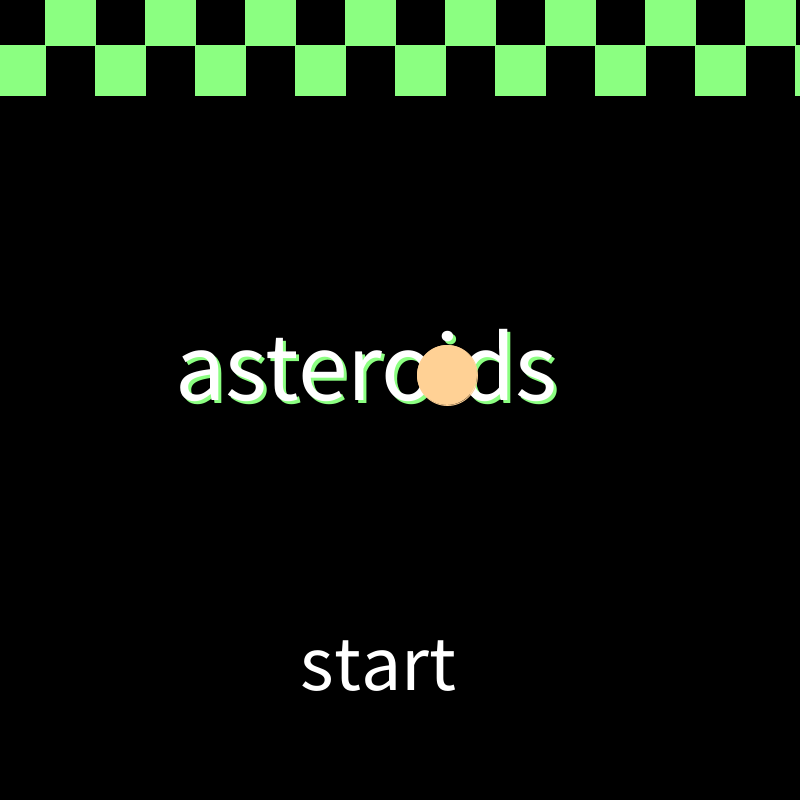
Frame 1 (no input)
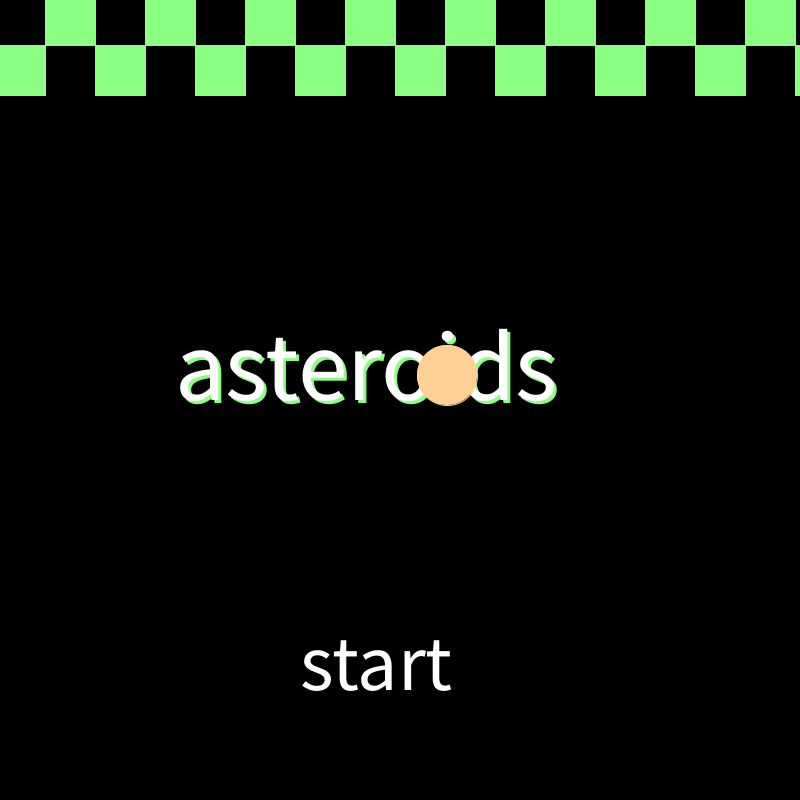
Frame 60 (the mouse pressed at the canvas centre just before this capture)
Frame 120 (the mouse held since frame 60 and released just before this capture): identical to frame 60, image omitted

The Processing sketch that drew these frames (run headless with seeded random() and noise(); from frame 60 on, the mouse is pressed at the canvas centre):

// Processing sketch: asteroids
// ── asteroids.pde
Spaceship myShip;

ArrayList<GameObject> myObjects;
boolean leftkey, rightkey, upkey, downkey, spacekey, mkey;
PFont font;
int mode;
final int INTRO = 0;
final int GAME = 1;
final int PAUSE = 2;
final int YOULOST = 3;
final int YOUWON =4;

void setup() {
  size(800, 800);
  rectMode(CENTER);
  myShip = new Spaceship(); 
  upkey = false; 
  leftkey = false; 
  downkey = false; 
  rightkey = false;
  spacekey = false;
  mkey = false;
  myObjects = new ArrayList<GameObject>();
  myObjects.add(new Asteroid ());
  myObjects.add(new Asteroid ());
  myObjects.add(new Asteroid ());
  myObjects.add(new UFO());
}

void draw() {
  if (mode == INTRO) {
    intro();
  } else if (mode == GAME) {
    game();
  } else if (mode == PAUSE) {
    pause();
  } else if (mode == YOULOST) {
    youlost();
  } else if (mode == YOUWON) {
    youwon();
  } else {
    println("Error: Mode = " + mode);
  }
}

// ── asteroid.pde
class Asteroid extends GameObject {
  
  int points;

  Asteroid() {
    location = new PVector(random(width), random(height));
    velocity = new PVector(1, 0); 
    velocity.rotate(random(TWO_PI));
    size = 70;
    lives = 1;
    points = 0;
  }

  Asteroid(int s, float x, float y) {
    lives = 1;
    location = new PVector (x, y);
    velocity = new PVector (0, 1);
    velocity.rotate(random(0, TWO_PI));
    size = s;
  }

  void show() {
    stroke(139, 255, 129);
    fill(139, 255, 129);
    rect(location.x, location.y, size, size);
  }

  void act() {
    super.act();
    if (location.x < 0)location.x = width;
    if (location.x > width) location.x = 0;
    if (location.y < 0) location.y = height;
    if (location.y > height) location.y = 0;

    int i = 0;
    while (i < myObjects.size()) {
      GameObject obj = myObjects.get(i);
      if (obj instanceof Bullet && mode ==GAME) {
        if (dist(location.x, location.y, obj.location.x, obj.location.y) <= size/2 + obj.size && size >= 35) {
          myShip.points += 1;
          obj.lives = 0;
          lives = 0;
          myObjects.add(new Asteroid(size/2, location.x, location.y));
          myObjects.add(new Asteroid(size/2, location.x, location.y));
        } 
        if (dist(location.x, location.y, obj.location.x, obj.location.y) <= size/2 + obj.size && size < 35) {
          myShip.points += 1;
          obj.lives = 0;
          lives = 0;
          myObjects.add(new Explode(location.x, location.y));
          myObjects.add(new Explode(location.x, location.y));
          myObjects.add(new Explode(location.x, location.y));          
          myObjects.add(new Explode(location.x, location.y));
          myObjects.add(new Explode(location.x, location.y));
          myObjects.add(new Explode(location.x, location.y));
        }
      } 

      if (obj instanceof UBullet && mode == GAME) {
        if (dist(location.x, location.y, obj.location.x, obj.location.y) <= size/2 + obj.size && size >= 35) {
          myShip.points += 1;
          obj.lives = 0;
          lives = 0;
          myObjects.add(new Asteroid(size/2, location.x, location.y));
          myObjects.add(new Asteroid(size/2, location.x, location.y));
        } 
        if (dist(location.x, location.y, obj.location.x, obj.location.y) <= size/2 + obj.size && size < 35) {
          myShip.points += 1;
          obj.lives = 0;
          lives = 0;
          myObjects.add(new Explode(location.x, location.y));
          myObjects.add(new Explode(location.x, location.y));
          myObjects.add(new Explode(location.x, location.y));          
          myObjects.add(new Explode(location.x, location.y));
          myObjects.add(new Explode(location.x, location.y));
          myObjects.add(new Explode(location.x, location.y));
        }
      } 

      if (mode == YOUWON) {
        setup();
        stroke(0);
      }

      if (mode == YOULOST) {
        setup();
        stroke(0);
      }
      i++;
    }
  }
}

// ── bullet.pde
class Bullet extends GameObject {

  int timer;

  Bullet() {
    location = new PVector(myShip.location.x, myShip.location.y);
    velocity = new PVector(myShip.direction.x, myShip.direction.y);    
    velocity.setMag(7);
    size = 5;
    lives = 1;
    timer = 60;
  }

  void show() {
    strokeWeight(3);
    stroke(255);
    fill(255);
    ellipse(location.x, location.y, size, size);
  }

  void act() {
    super.act();
    if (offScreen()) lives = 0;
    timer -- ;
    if (timer == 0) {
      lives = 0;
    }
  }
}

// ── explode.pde
class Explode extends GameObject {

  float size;
  int t;

  Explode() {
    location = myShip.location.copy();
    velocity = myShip.direction.copy();
    velocity.rotate(random(TWO_PI));
    velocity.setMag(0.4);
    size = 10;
    lives = 1;
    t =255;
  }

  Explode(float x, float y) {
    location = new PVector (x, y);
    velocity = new PVector(1, 0); 
    velocity.rotate(random(TWO_PI));
    velocity.setMag(0.4);
    size = 10;
    lives = 1;
    t =255;
  }

  void show() {
    strokeWeight(3);
    stroke(139, 255, 129, t);
    fill(0, t); 
    t = t - 3;
    rect(location.x, location.y, size, size);
  }

  void act() {
    super.act();
    if (offScreen()) lives = 0;
  }
}

// ── fire.pde
class Fire extends GameObject {

  int t;

  Fire() {
    location = myShip.location.copy();
    velocity = myShip.direction.copy();
    velocity.rotate(radians(180) + random(-0.1, 0.1));
    velocity.setMag(5);
    size = 1;
    lives = 1;
    t= 255;
  }

  void show() {
    strokeWeight(3);
    stroke(255, t);
    fill(0, t); 
    t = t - 5;
    ellipse(location.x, location.y, size, size);
  }

  void act() {
    super.act();
    if (offScreen()) lives = 0;
    if (mode == YOULOST) {
      stroke(0);
      fill (0);
    }
    if (mode == YOUWON) {
      stroke(0);
      fill (0);
    }
  }
}

// ── game.pde
void game() {

  background(0);
  if (mode == GAME) {
    fill(255);
    textSize(30);
    text("pause", 700, 30);
  } else {
    fill(0);
  }

  myShip.show();
  myShip.act();

  println(myObjects.size());

  int i = 0; //starting at object zero
  while (i < myObjects.size()) {
    //processing each bullet individually
    GameObject obj = myObjects.get(i); //get the current object 
    if (obj.lives > 0) {
      obj.show(); //tell the current object to draw itself
      obj.act(); //tell the current object to update itself 
      i++; //go to the next object
    } else { 
      myObjects.remove(i); //throw away object
    }
  }
}

void gameClicks() {

  if (mouseX > 700 && mouseX < 786 && mouseY > 14 && mouseY < 36) {
    mode = PAUSE;
  }
}

void keyPressed() {
  if (keyCode == UP) upkey = true;
  if (keyCode == LEFT) leftkey = true;
  if (keyCode == DOWN) downkey = true;
  if (keyCode == RIGHT) rightkey = true;
  if (key == ' ') spacekey = true;
  if (key == 'm') mkey = true;
}

void keyReleased() {
  if (keyCode == UP) upkey = false;
  if (keyCode == LEFT) leftkey = false;
  if (keyCode == DOWN) downkey = false;
  if (keyCode == RIGHT) rightkey = false;
  if (key == ' ') spacekey = false;
  if (key == 'm') mkey = false;
}

// ── gameobject.pde
class GameObject {

  float vx, vy;
  PVector location;
  PVector velocity;
  int size;
  int lives;

  GameObject() {
    vx = vy = 0;
  }

  void show() {
    strokeWeight(3);
    stroke(255);
    fill(0); 
    rect(location.x, location.y, size, size);
  }

  void act() {
    location.add(velocity);
  }

  boolean offScreen() {
    if (location.x < 0 || location.x > width || location.y < 0 || location.y > height) {
      return true;
    } else
      return false;
  }
}

// ── intro.pde
void intro() {
  background(0);

  fill(255);
  textSize(80);
  text("start", 300, 690);

  stroke (139, 255, 129);
  fill(139, 255, 129);
  rect(20, 70, 50, 50);

  stroke (139, 255, 129);
  fill(139, 255, 129);
  rect(70, 20, 50, 50);

  stroke (139, 255, 129);
  fill(139, 255, 129);
  rect(120, 70, 50, 50);

  stroke (139, 255, 129);
  fill(139, 255, 129);
  rect(170, 20, 50, 50);

  stroke (139, 255, 129);
  fill(139, 255, 129);
  rect(220, 70, 50, 50);

  stroke (139, 255, 129);
  fill(139, 255, 129);
  rect(270, 20, 50, 50);

  stroke (139, 255, 129);
  fill(139, 255, 129);
  rect(320, 70, 50, 50);

  stroke (139, 255, 129);
  fill(139, 255, 129);
  rect(370, 20, 50, 50);

  stroke (139, 255, 129);
  fill(139, 255, 129);
  rect(420, 70, 50, 50);

  stroke (139, 255, 129);
  fill(139, 255, 129);
  rect(470, 20, 50, 50);

  stroke (139, 255, 129);
  fill(139, 255, 129);
  rect(520, 70, 50, 50);

  stroke (139, 255, 129);
  fill(139, 255, 129);
  rect(570, 20, 50, 50);

  stroke (139, 255, 129);
  fill(139, 255, 129);
  rect(620, 70, 50, 50);

  stroke (139, 255, 129);
  fill(139, 255, 129);
  rect(670, 20, 50, 50);

  stroke (139, 255, 129);
  fill(139, 255, 129);
  rect(720, 70, 50, 50);

  stroke (139, 255, 129);
  fill(139, 255, 129);
  rect(770, 20, 50, 50);

  stroke (139, 255, 129);
  fill(139, 255, 129);
  rect(820, 70, 50, 50);

  stroke (139, 255, 129);
  fill(139, 255, 129);
  textSize(100);
  text("asteroids", 178, 403);

  fill(255);
  textSize(100);
  text("asteroids", 175, 400);

  fill (255, 209, 149);
  stroke (255, 209, 149);
  ellipse(447, 375, 60, 60);
}

void introClicks() {
  if (mouseX > 305 && mouseX < 475 && mouseY > 639 && mouseY < 691) {
    mode = GAME;
  } else {
  }
}

// ── mouse.pde
void mouseReleased() {

  if (mode == INTRO) {
    introClicks();
  } else if (mode == GAME) {
    gameClicks();
  } else if (mode == PAUSE) {
    pauseClicks();
  } else if (mode == YOULOST) {
    youlostClicks();
  } else if (mode == YOUWON) {
    youwonClicks();
  }
}

// ── pause.pde
void pause() {

  fill(0);
  stroke(0);
  rect(700, 10, 200, 60);

  fill(255);
  textSize(40);
  text("tap to continue", 250, 690);

  fill(255);
  textSize(100);
  text("paused", 220, 400);
}

void pauseClicks() {
  mode = GAME;
}

// ── spaceship.pde
class Spaceship extends GameObject {

  PVector direction;
  int shotTimer, threshold, time, invT, points;
  boolean inv;

  //2. constructor: name matches the class
  Spaceship() {
    location = new PVector(width/2, height/2);
    direction = new PVector(0.03, 0.03);
    velocity = new PVector(0, 0);
    inv = true;
    size = 35;
    lives = 3;
    shotTimer = 0;
    threshold = 30;
    time = 0;
    invT = 200;
    points = 0;
  }

  //3. behaviour functions 
  void show() {
    if (inv == true) {
      stroke(255);
      fill(255);
    } else if (inv == false) {
      fill(0);
      stroke(255);
      fill(0);
    }

    pushMatrix();
    strokeWeight(3);
    translate(location.x, location.y);
    rotate(direction.heading());
    triangle(-20, -10, -20, 10, 20, 0);
    popMatrix();
  }

  void act() {
    super.act();
    shotTimer++;
    time ++;
    invT --;

    if (leftkey) direction.rotate( -radians(4) );
    if (rightkey) direction.rotate( radians(4) );
    if (upkey) {
      velocity.add(direction);
      myObjects.add (new Fire());
    }
    if (downkey) velocity.sub(direction);
    if (spacekey && shotTimer > threshold) {
      myObjects.add (new Bullet());
      shotTimer = 0;
    }
    if (location.y < -50) location.y = height+50;
    if (location.y > height+50) location.y = -50; 
    if (location.x < -50) location.x = width+50;
    if (location.x > height+50) location.x = -50; 
    if (invT <=0) {
      inv = false;
      invT = 200;
    }

    int i = 0;  
    while (i < myObjects.size()) {
      GameObject obj = myObjects.get(i);
      if (obj instanceof UFO) {
        if (dist(location.x, location.y, obj.location.x, obj.location.y) <=  size/2 +  obj.size && inv == false) {
          lives -= 1 ;   
          inv = true;
          invT = 200;
          velocity.x = 0;
          velocity.y = 0;
        }
      } else if (obj instanceof Asteroid) {
        if (dist(location.x, location.y, obj.location.x, obj.location.y) <=  size/2 + obj.size && inv == false) {
          lives -= 1 ;   
          inv = true;
          invT = 200;
          velocity.x = 0;
          velocity.y = 0;
        }
      } else if (obj instanceof UBullet) {
        if (dist(location.x, location.y, obj.location.x, obj.location.y) <=  size/2 +  obj.size && inv == false) {
          lives -= 1 ;   
          inv = true;
          invT = 200;
          velocity.x = 0;
          velocity.y = 0;
        }
      }
      i++;
    }

    if (lives == 0) {
      mode = YOULOST;
      setup();
      fill(0);
      stroke(0);
      points = 0;
    }

    if (points == 21) {
      mode = YOUWON;
      setup();
      fill(0);
      stroke(0);
      points = 0;
    }
  }
}

// ── ubullet.pde
class UBullet extends GameObject {

  PVector target;

  UBullet (float x, float y) {

    location = new PVector(x, y);
    velocity = new PVector(myShip.location.x - x, myShip.location.y - y);
    velocity.setMag(5);
    size = 15;
    lives = 1;
  }

  void show() {
    stroke(255, 209, 149);
    fill (255, 209, 149);
    ellipse(location.x, location.y, size, size);
  }  

  void act() {
    super.act(); 
    if (offScreen()) lives = 0;
  }
}

// ── ufo.pde
class UFO extends GameObject {

  PVector direction;
  int timer, stopTimer, timer2, timer3, c;

  UFO() {
    c=(int)random(1, 4);
    if (c==1) {
      location = new PVector(random(800), -50);
    } else if (c==2) {
      location = new PVector(850, random(800));
    } else if (c==3) {    
      location = new PVector(random(800), 850);
    } else if (c==4) {
      location = new PVector(-50, random(800));
    }

    velocity = new PVector(random(1, 2), random(1, 2));
    direction = new PVector (myShip.location.x - location.x, myShip.location.y - location.y);
    direction.setMag(5);
    velocity.rotate(random(TWO_PI));
    size = 50;
    lives = 1;
    timer = 0;
    stopTimer = 150;
    timer2 = 0;
  }

  void show() {
    stroke(255, 209, 149);
    fill (255, 209, 149);
    ellipse(location.x, location.y, size, size);
  }

  void act() {
    super.act();
    timer++;
    timer2++;

    int i = 0;
    while (i < myObjects.size()) {
      GameObject obj = myObjects.get(i);
      if (obj instanceof Bullet) {
        if (dist(location.x, location.y, obj.location.x, obj.location.y) <= size/2 + obj.size) {
          lives = 0;
          obj.lives = 0;
          timer2 = 0;
          timer2++;
          myObjects.add(new UFO());
        }
      }     
      if ( lives>0 && timer>stopTimer) {
        myObjects.add (new UBullet( location.x, location.y));
        timer = 0;
      }

      if ( lives>0 && timer2 >= random(1000, 1500)) {
        myObjects.add(new UFO());
        lives = 0;
        timer2 = 0;
      }
      i++;
    }
    if (mode == YOULOST) {

      stroke(0);
      fill (0);
    }
    if (mode == YOUWON) {
      stroke(0);
      fill (0);
    }
  }
}

// ── you_lost.pde
void youlost() {

  background(255, 209, 149);
  fill(0);
  textSize(40);
  text("tap to play again", 245, 690);

  fill(139, 255, 129);
  textSize(100);
  text("defeated", 193, 403);

  fill(0);
  textSize(100);
  text("defeated", 190, 400);
}

void youlostClicks() {
  mode = INTRO;
}

// ── you_won.pde
void youwon() {
  background(255);
  fill(0);
  textSize(40);
  text("tap to play again", 245, 690);

  fill(139, 255, 129);
  textSize(100);
  text("victory", 243, 403);

  fill(0);
  textSize(100);
  text("victory", 240, 400);
}

void youwonClicks() {
  mode = INTRO;
}
